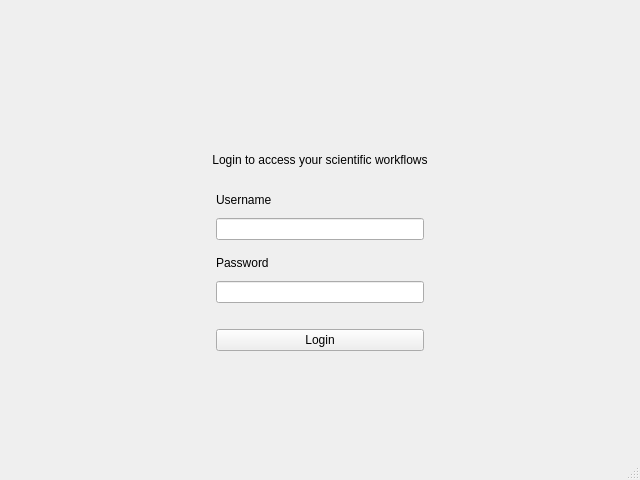
<?xml version="1.0" encoding="UTF-8"?>
<ui version="4.0">
 <class>MainWindow</class>
 <widget class="QMainWindow" name="MainWindow">
  <property name="geometry">
   <rect>
    <x>0</x>
    <y>0</y>
    <width>640</width>
    <height>480</height>
   </rect>
  </property>
  <property name="windowTitle">
   <string>Scientiflow Login</string>
  </property>
  <widget class="QWidget" name="centralwidget">
   <layout class="QVBoxLayout" name="verticalLayout">
    <item>
     <spacer name="spacerTop">
      <property name="orientation">
       <enum>Qt::Orientation::Vertical</enum>
      </property>
      <property name="sizeType">
       <enum>QSizePolicy::Policy::Expanding</enum>
      </property>
      <property name="sizeHint" stdset="0">
       <size>
        <width>0</width>
        <height>0</height>
       </size>
      </property>
     </spacer>
    </item>
    <item alignment="Qt::AlignmentFlag::AlignHCenter">
     <widget class="QLabel" name="label">
      <property name="sizePolicy">
       <sizepolicy hsizetype="Maximum" vsizetype="Maximum">
        <horstretch>0</horstretch>
        <verstretch>0</verstretch>
       </sizepolicy>
      </property>
      <property name="minimumSize">
       <size>
        <width>117</width>
        <height>22</height>
       </size>
      </property>
      <property name="maximumSize">
       <size>
        <width>244</width>
        <height>45</height>
       </size>
      </property>
      <property name="sizeIncrement">
       <size>
        <width>0</width>
        <height>0</height>
       </size>
      </property>
      <property name="layoutDirection">
       <enum>Qt::LayoutDirection::LeftToRight</enum>
      </property>
      <property name="styleSheet">
       <string notr="true">font-size: 26pt; font-weight: bold;</string>
      </property>
      <property name="frameShape">
       <enum>QFrame::Shape::NoFrame</enum>
      </property>
      <property name="text">
       <string/>
      </property>
      <property name="pixmap">
       <pixmap>../scientiflow.jpg</pixmap>
      </property>
      <property name="scaledContents">
       <bool>true</bool>
      </property>
      <property name="alignment">
       <set>Qt::AlignmentFlag::AlignCenter</set>
      </property>
      <property name="wordWrap">
       <bool>true</bool>
      </property>
      <property name="margin">
       <number>0</number>
      </property>
      <property name="indent">
       <number>-1</number>
      </property>
     </widget>
    </item>
    <item>
     <widget class="QLabel" name="label_2">
      <property name="text">
       <string>Login to access your scientific workflows</string>
      </property>
      <property name="alignment">
       <set>Qt::AlignmentFlag::AlignCenter</set>
      </property>
     </widget>
    </item>
    <item>
     <layout class="QHBoxLayout" name="formWrapperLayout">
      <item>
       <spacer name="formLeftSpacer">
        <property name="orientation">
         <enum>Qt::Orientation::Horizontal</enum>
        </property>
        <property name="sizeHint" stdset="0">
         <size>
          <width>0</width>
          <height>0</height>
         </size>
        </property>
       </spacer>
      </item>
      <item>
       <layout class="QVBoxLayout" name="formLayout">
        <item>
         <spacer name="verticalSpacer">
          <property name="orientation">
           <enum>Qt::Orientation::Vertical</enum>
          </property>
          <property name="sizeType">
           <enum>QSizePolicy::Policy::Minimum</enum>
          </property>
          <property name="sizeHint" stdset="0">
           <size>
            <width>0</width>
            <height>20</height>
           </size>
          </property>
         </spacer>
        </item>
        <item>
         <widget class="QLabel" name="label_3">
          <property name="text">
           <string>Username</string>
          </property>
         </widget>
        </item>
        <item>
         <spacer name="verticalSpacer_2">
          <property name="orientation">
           <enum>Qt::Orientation::Vertical</enum>
          </property>
          <property name="sizeType">
           <enum>QSizePolicy::Policy::Minimum</enum>
          </property>
          <property name="sizeHint" stdset="0">
           <size>
            <width>0</width>
            <height>5</height>
           </size>
          </property>
         </spacer>
        </item>
        <item>
         <widget class="QLineEdit" name="lineEdit">
          <property name="sizePolicy">
           <sizepolicy hsizetype="MinimumExpanding" vsizetype="Fixed">
            <horstretch>0</horstretch>
            <verstretch>0</verstretch>
           </sizepolicy>
          </property>
          <property name="minimumSize">
           <size>
            <width>50</width>
            <height>10</height>
           </size>
          </property>
         </widget>
        </item>
        <item>
         <spacer name="verticalSpacer_3">
          <property name="orientation">
           <enum>Qt::Orientation::Vertical</enum>
          </property>
          <property name="sizeType">
           <enum>QSizePolicy::Policy::Minimum</enum>
          </property>
          <property name="sizeHint" stdset="0">
           <size>
            <width>0</width>
            <height>10</height>
           </size>
          </property>
         </spacer>
        </item>
        <item>
         <widget class="QLabel" name="label_4">
          <property name="text">
           <string>Password</string>
          </property>
         </widget>
        </item>
        <item>
         <spacer name="verticalSpacer_4">
          <property name="orientation">
           <enum>Qt::Orientation::Vertical</enum>
          </property>
          <property name="sizeType">
           <enum>QSizePolicy::Policy::Minimum</enum>
          </property>
          <property name="sizeHint" stdset="0">
           <size>
            <width>0</width>
            <height>5</height>
           </size>
          </property>
         </spacer>
        </item>
        <item>
         <widget class="QLineEdit" name="lineEdit_2">
          <property name="sizePolicy">
           <sizepolicy hsizetype="Preferred" vsizetype="Fixed">
            <horstretch>0</horstretch>
            <verstretch>0</verstretch>
           </sizepolicy>
          </property>
          <property name="minimumSize">
           <size>
            <width>50</width>
            <height>10</height>
           </size>
          </property>
          <property name="echoMode">
           <enum>QLineEdit::EchoMode::Password</enum>
          </property>
         </widget>
        </item>
        <item>
         <spacer name="verticalSpacer_5">
          <property name="orientation">
           <enum>Qt::Orientation::Vertical</enum>
          </property>
          <property name="sizeType">
           <enum>QSizePolicy::Policy::Minimum</enum>
          </property>
          <property name="sizeHint" stdset="0">
           <size>
            <width>0</width>
            <height>20</height>
           </size>
          </property>
         </spacer>
        </item>
        <item>
         <widget class="QPushButton" name="pushButton">
          <property name="text">
           <string>Login</string>
          </property>
         </widget>
        </item>
       </layout>
      </item>
      <item>
       <spacer name="formRightSpacer">
        <property name="orientation">
         <enum>Qt::Orientation::Horizontal</enum>
        </property>
        <property name="sizeHint" stdset="0">
         <size>
          <width>0</width>
          <height>0</height>
         </size>
        </property>
       </spacer>
      </item>
     </layout>
    </item>
    <item>
     <spacer name="spacerBottom">
      <property name="orientation">
       <enum>Qt::Orientation::Vertical</enum>
      </property>
      <property name="sizeType">
       <enum>QSizePolicy::Policy::Expanding</enum>
      </property>
      <property name="sizeHint" stdset="0">
       <size>
        <width>0</width>
        <height>0</height>
       </size>
      </property>
     </spacer>
    </item>
   </layout>
  </widget>
  <widget class="QStatusBar" name="statusbar"/>
 </widget>
 <resources/>
 <connections/>
</ui>
